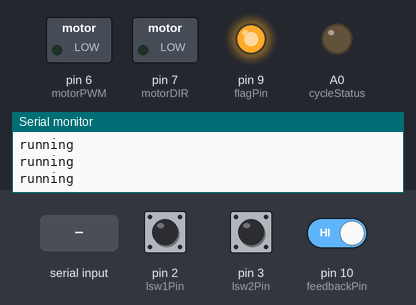
This sketch was run on a simulated Arduino Uno, built with avr-gcc and run on an emulated ATmega328P. Shown: switched loads named in the sketch (green lamp = pin HIGH), output pins drawn as LEDs (lit = HIGH), the last lines printed to the serial monitor. The inputs (shaded band) are chosen by the test bench; at power-on: pin 10 (feedbackPin) HIGH, pin 2 (lsw1Pin) LOW, pin 3 (lsw2Pin) HIGH.

Above: at 1.2 s.
1.3 s: pin 10 (feedbackPin) driven LOW
At 1.8 s:
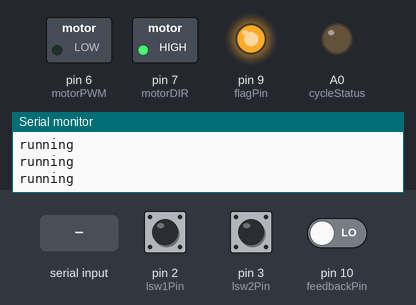
4.3 s: "SW1\n" received over Serial
At 5.3 s:
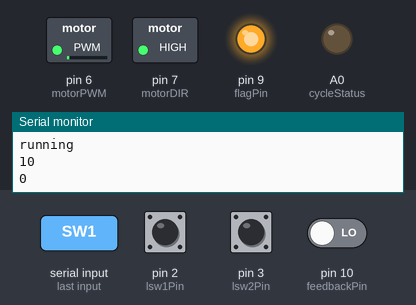
7.3 s: pin 2 (lsw1Pin) pulled HIGH for 0.15 s
At 7.45 s:
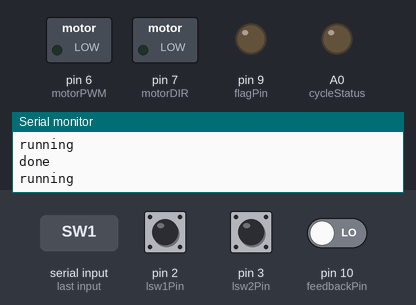
10.3 s: "start\n" received over Serial
At 10.9 s:
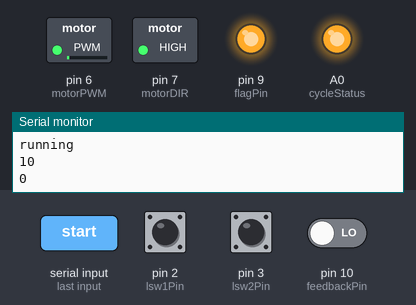
16.3 s: pin 10 (feedbackPin) driven HIGH
At 17.0 s:
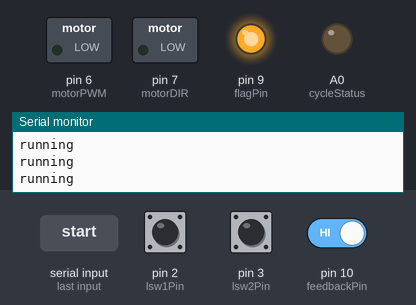
Timing chart, 0 to 19.3 s (numbered marks = the images above; inputs shaded):
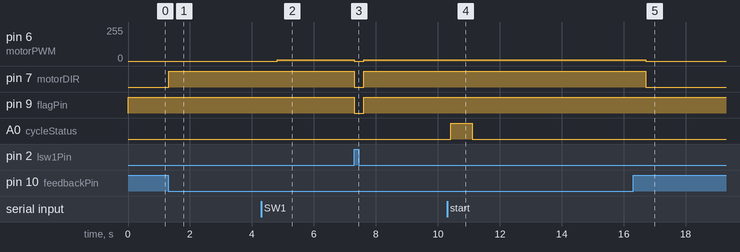

The sketch:

Dhvani3_actuator_2.ino
```cpp
/*
Dhvani3 Robotic Arm firmware
Project by Budhadtiya
Firmware developer : Craftronixlab Technologies
Version : 2.0
--------------------------------------------------------------------------------------------------
Debug message sequence for one movement cycle:
Started
SW1
SW2
SW1
Stopped
done (use it as an ACK signal to chk status of the arm)

Uncomment debug msg lines for debugging otherwise it will only send done msg to raspberry pi's
serial which can be processed in python and send start msg for next cycle.

Message format : startFxBx (x denotes the speed for forward and backward)

For e.g : If user wants to move the arm to forward at the speed of 45 and backward at the speed of 25 the command sent to the serial will be
          startF45B25
--------------------------------------------------------------------------------------------------
*/

#define lsw1Pin 2
#define lsw2Pin 3
#define motorPWM 6 //Motor external PWM set JP4 to X and JP6 to EXTPWM in the motor driver
#define motorDIR 7 //Motor direction control
#define flagPin 9
#define feedbackPin 10
#define testPin A1
#define cycleStatus A0

String initCMD;   //Serial data from raspberry pi to start arm movement cycle
int sw1Counter = 0;
int motorCWSpeed; //motor CW speed range 0 - 255
int motorCCWSpeed; //motor CCW speed range 0 - 255

void setup(){
  Serial.begin(9600);
  pinMode(lsw1Pin,INPUT);
  pinMode(lsw2Pin,INPUT);
  pinMode(testPin, INPUT);
  pinMode(feedbackPin,INPUT);
  pinMode(motorPWM,OUTPUT);
  pinMode(motorDIR,OUTPUT);
  pinMode(flagPin,OUTPUT);
  pinMode(cycleStatus, OUTPUT);
  digitalWrite(flagPin,HIGH);
  attachInterrupt(digitalPinToInterrupt(lsw1Pin), CW, CHANGE);
  attachInterrupt(digitalPinToInterrupt(lsw2Pin), CCW, LOW);
}

void loop(){
  Serial.println("running");
  //if(initCMD.equals("start"))
  if(Serial.available()){
    String initCMD = Serial.readStringUntil('\n');
    motorCWSpeed = initCMD.substring(6,8).toInt();
    if(motorCWSpeed == 0){
      motorCWSpeed = 10;
    }
    Serial.println(motorCWSpeed);
    motorCCWSpeed = initCMD.substring(9,11).toInt();
    if(motorCCWSpeed == 0){
      motorCWSpeed = 10;
    }
    Serial.println(motorCCWSpeed);
    if(initCMD.substring(0,5) == "start"){
      //Serial.println("Started");
      runCycle();
      digitalWrite(cycleStatus, HIGH);
      }
   }
  int readPin = digitalRead(feedbackPin);
  // Serial.println(readPin);
  if(readPin == LOW){
    doHoming();
    digitalWrite(flagPin,HIGH);
    }
}

void CW(){
  static unsigned long last_interrupt1_time = 0;
  unsigned long interrupt1_time = millis();
  if(interrupt1_time - last_interrupt1_time > 100){
    //Serial.println("SW1");
    sw1Counter = sw1Counter + 1;
    if(sw1Counter == 1){
      sw1Counter = 0;
      stopMotor();
      digitalWrite(flagPin,LOW);
    }
  }
  last_interrupt1_time = interrupt1_time;
}

void CCW(){
  static unsigned long last_interrupt2_time = 0;
  unsigned long interrupt2_time = millis();
  if(interrupt2_time - last_interrupt2_time > 100){
    //Serial.println("SW2");
    analogWrite(motorPWM,motorCCWSpeed);
    digitalWrite(motorDIR,LOW);
  }
  last_interrupt2_time = interrupt2_time;
}

void stopMotor(){
  digitalWrite(motorPWM,LOW);
  digitalWrite(motorDIR,LOW);
  //Serial.println("Stopped");
}

void runCycle(){
  analogWrite(motorPWM,motorCWSpeed);
  digitalWrite(motorDIR,HIGH);
}

void doHoming(){
  analogWrite(motorPWM,motorCWSpeed);
  digitalWrite(motorDIR,HIGH);
  delay(700);
  stopMotor();
  Serial.println("done");
  digitalWrite(cycleStatus, LOW);
}
```

Measured:
- after the input at 1.3 s, pin 7 (motorDIR): LOW → HIGH at once
- after the input at 4.3 s, pin 6 (motorPWM): 0/255 → 10/255 after 0.51 s
- after the input at 7.3 s, pin 6 (motorPWM): 10/255 → 0/255 at once, → 10/255 0.31 s later; pin 7 (motorDIR), pin 9 (flagPin): HIGH → LOW at once, → HIGH 0.31 s later
- after the input at 10.3 s, A0 (cycleStatus): LOW → HIGH after 0.11 s, → LOW 0.70 s later
- after the input at 16.3 s, pin 6 (motorPWM): 10/255 → 0/255 after 0.41 s; pin 7 (motorDIR): HIGH → LOW after 0.41 s
